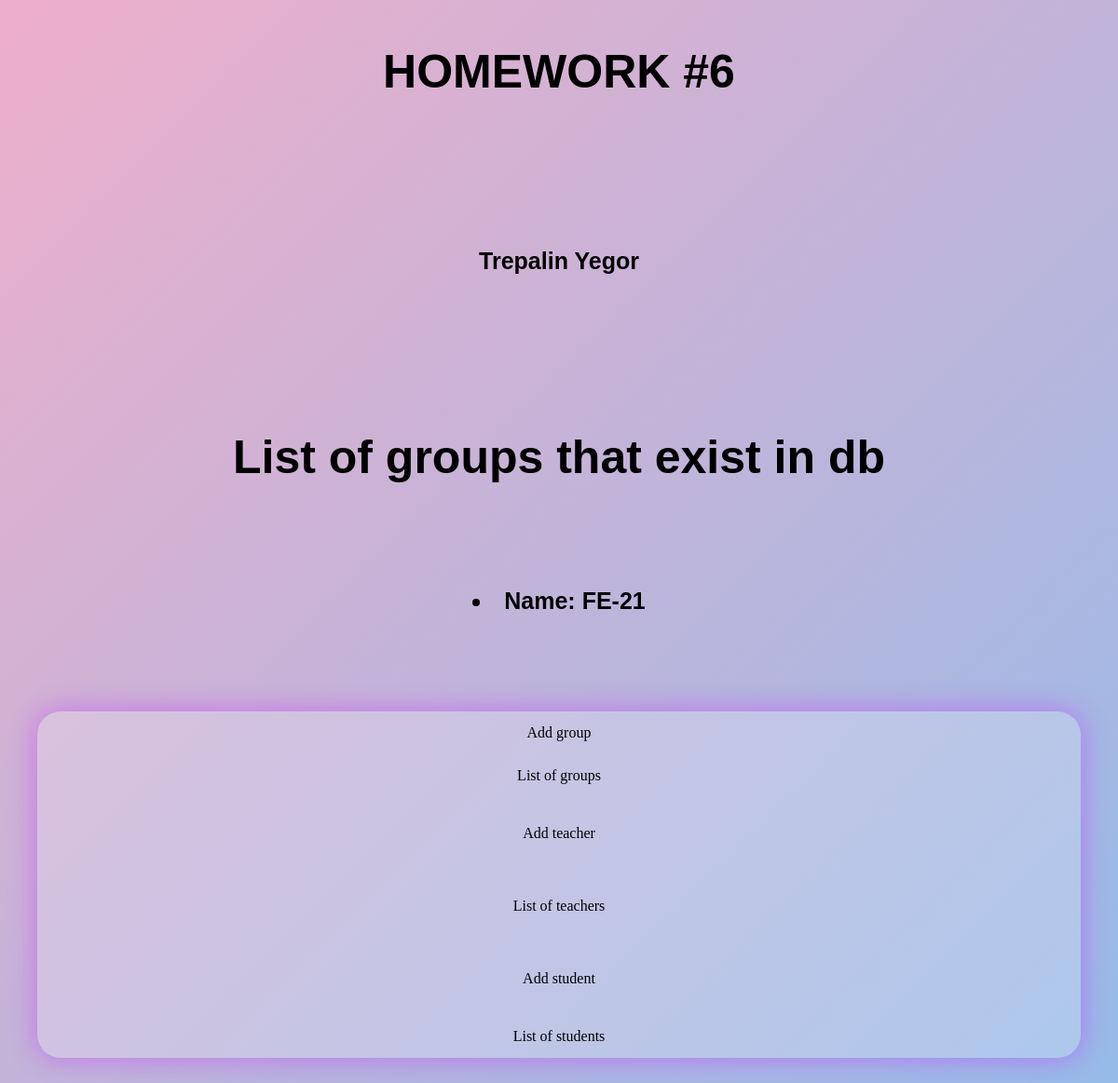
The page /groups/ on the database as committed earlier.
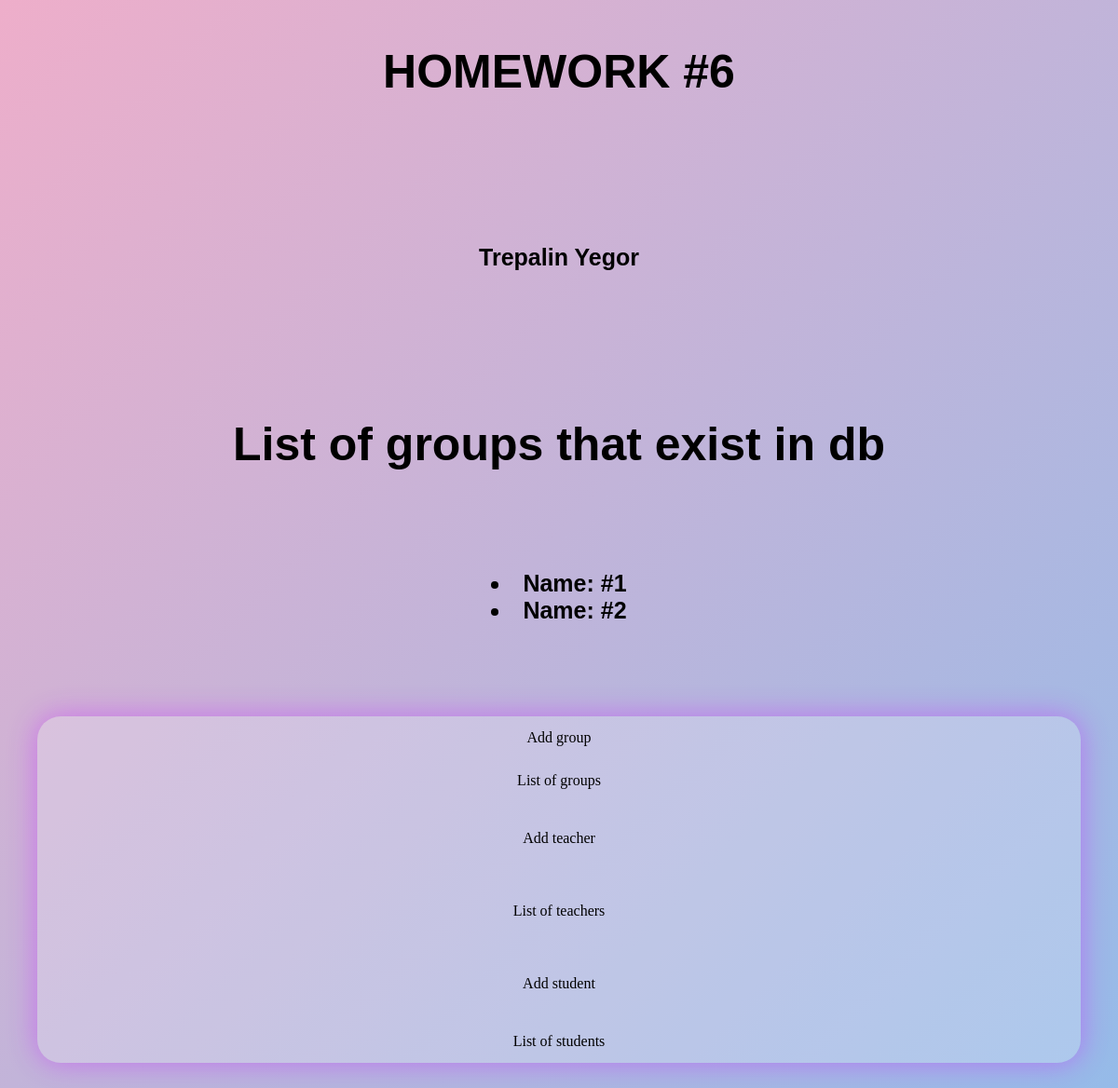
The same page on the database as committed later.
### polls/models.py (models this page shows, shortened)
class Group(models.Model):
    name = models.CharField(max_length=50)
    teacher = models.ForeignKey(Teacher, on_delete=models.CASCADE, null=True)
    students = models.ManyToManyField(Student)

### polls/views.py (the view)
# urls.py: path("groups/", views.group_list, name="group_display"),
def group_list(request):
    groups = Group.objects.values()
    context = {"groups": groups}
    return render(request, "group_display.html", context)

### templates/group_display.html (shortened to what this page needs)
<!DOCTYPE html>
<html lang="en" xmlns="http://www.w3.org/1999/html">
<head>
</head>
<body>
<h1>HOMEWORK #6 <p>
    <h3>Trepalin Yegor</h3> </p> </h1>
<h1>List of groups that exist in db</h1>
<h3>{% for group in groups %}
    <li>Name: {{ group.name }}</li>
{% empty %}
    <li>There are no groups in db.</li>
{% endfor %}</h3>
<nav>
    <ul>
        <li><a href="{% url 'add_group' %}">Add group</a></li>
        <li><a href="{% url 'group_display' %}">List of groups</a></li>
        <li><a href="{% url 'add_teacher' %}"><p>Add teacher</p></a></li>
        <li><a href="{% url 'teachers_display' %}"><p>List of teachers</p></a></li>
        <li><a href="{% url 'add_student' %}"><p>Add student</p></a></li>
        <li><a href="{% url 'students_display' %}">List of students</a></li>
    </ul>
</nav>
</body>
</html>

Rows that differ between the two databases and show on the page:
changed Group (number 1 of 2 on the later page): name "FE-21" → "#1"
added Group: name "#2"
